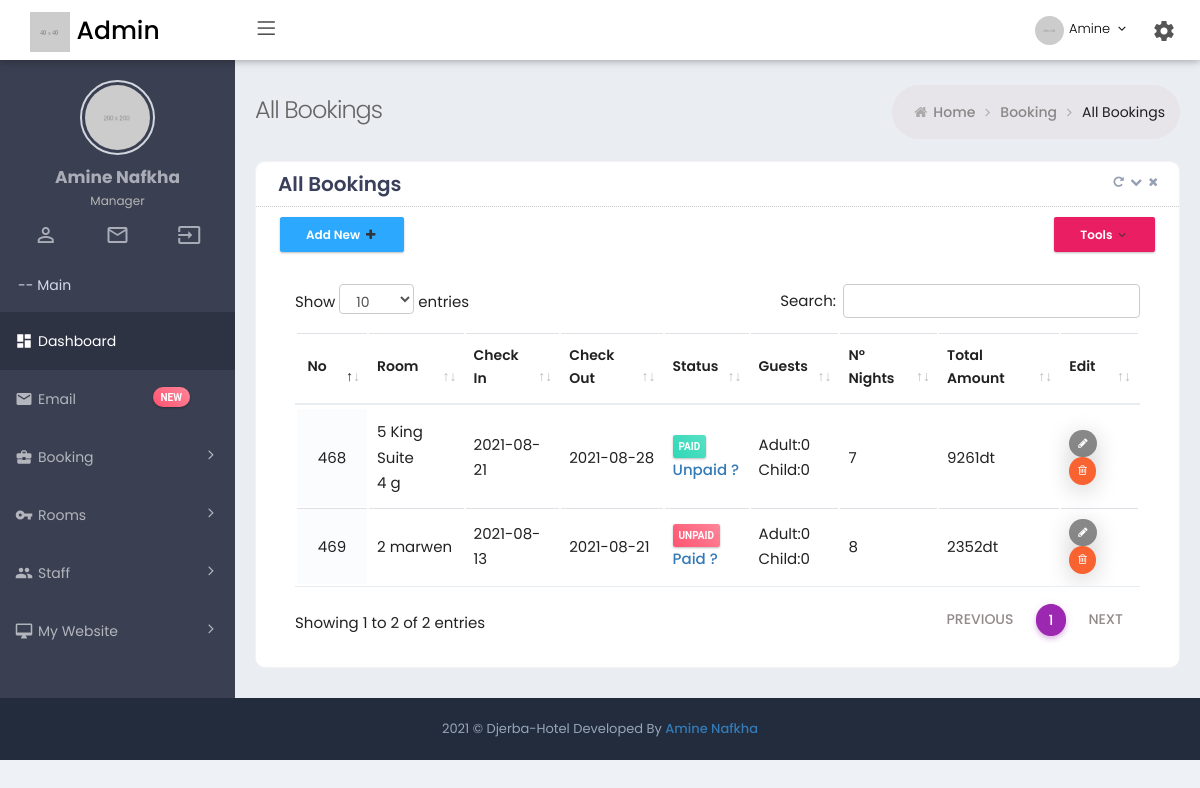
/admin/view_booking.php (signed in), run on the app's committed database.
### tables this page shows
CREATE TABLE `booking` (
  `booking_id` int(200) NOT NULL,
  `total_adult` int(50) NOT NULL,
  `total_children` int(50) NOT NULL,
  `checkin_date` date NOT NULL,
  `checkout_date` date NOT NULL,
  `special_requirement` text NOT NULL,
  `payment_status` varchar(50) NOT NULL,
  `total_amount` double DEFAULT NULL,
  `deposit` double NOT NULL,
  `booking_date` timestamp NOT NULL DEFAULT current_timestamp(),
  `first_name` varchar(30) NOT NULL,
  `last_name` varchar(30) NOT NULL,
  `email` varchar(50) NOT NULL,
  `telephone_no` varchar(30) NOT NULL,
  `add_line1` varchar(100) NOT NULL,
  `add_line2` varchar(100) NOT NULL,
  `city` varchar(30) NOT NULL,
  `state` varchar(30) NOT NULL,
  `postcode` varchar(30) NOT NULL,
  `country` varchar(30) NOT NULL
);

CREATE TABLE `roombook` (
  `booking_id` int(11) NOT NULL,
  `room_id` int(11) NOT NULL,
  `totalroombook` int(11) NOT NULL,
  `id` int(11) NOT NULL
);

CREATE TABLE `room` (
  `room_id` int(255) NOT NULL,
  `total_room` int(255) NOT NULL,
  `occupancy` int(255) DEFAULT NULL,
  `size` varchar(30) DEFAULT NULL,
  `view` varchar(30) DEFAULT NULL,
  `room_name` varchar(50) NOT NULL,
  `descriptions` text DEFAULT NULL,
  `rate` double NOT NULL,
  `imgpath` varchar(100) NOT NULL
);

### admin/view_booking.php (the view, shortened to what this page needs)
<?php
 include "includes/header.php" ;
 include "includes/navbar.php" ;
?>
            <div class="page-content-wrapper">
                <div class="page-content">
                    <div class="page-bar">
                        <div class="page-title-breadcrumb">
                            <div class=" pull-left">
                                <div class="page-title">All Bookings</div>
                            </div>
                            <ol class="breadcrumb page-breadcrumb pull-right">
                                <li><i class="fa fa-home"></i>&nbsp;<a class="parent-item" href="dashboard.php">Home</a>&nbsp;<i class="fa fa-angle-right"></i>
                                </li>
                                <li><a class="parent-item" href="">Booking</a>&nbsp;<i class="fa fa-angle-right"></i>
                                </li>
                                <li class="active">All Bookings</li>
                            </ol>
                        </div>
                    </div>
                     <div class="row">
                        <div class="col-md-12">
                            <div class="card card-box">
                                <div class="card-head">
                                    <header>All Bookings</header>
                                    <div class="tools">
                                        <a class="fa fa-repeat btn-color box-refresh" href="javascript:;"></a>
	                                    <a class="t-collapse btn-color fa fa-chevron-down" href="javascript:;"></a>
	                                    <a class="t-close btn-color fa fa-times" href="javascript:;"></a>
                                    </div>
                                </div>
                                <div class="card-body ">
                                    <div class="row p-b-20">
                                        <div class="col-md-6 col-sm-6 col-6">
                                            <div class="btn-group">
                                                <a href="checkavab.php" id="addRow" class="btn btn-info">
                                                    Add New <i class="fa fa-plus"></i>
                                                </a>
                                            </div>
                                        </div>
                                        <div class="col-md-6 col-sm-6 col-6">
                                            <div class="btn-group pull-right">
                                                <a class="btn deepPink-bgcolor  btn-outline dropdown-toggle" data-toggle="dropdown">Tools
                                                    <i class="fa fa-angle-down"></i>
                                                </a>
                                            </div>
                                        </div>
                                    </div>
                                    <div class="table-scrollable">
									<table class="table table-hover table-checkable order-column full-width" id="example4">
												<thead>
													<tr class="odd gradeX">
														<th>No</th>
														<th>Room</th>
														<th>Check In</th>
														<th>Check Out</th>
														<th>Status</th>
														<th>Guests</th>
														<th>N° Nights</th>
														<th>Total Amount</th>
														<th>Edit</th>
													</tr>
												</thead>
												<tbody id="bookinginfo" >
													<?php
													include "auth.php" ;
															$re = mysqli_query($dbhandle,"select booking.* from booking  ;");
															if(mysqli_num_rows($re) > 0){
																		while ($row = mysqli_fetch_array($re) ){ ?>
								                                                    <tr>
																						<td><?php echo  $row['booking_id']  ?></td>
																						<td><?php
																							$q = mysqli_query($dbhandle,"SELECT roombook.totalroombook AS total, room.room_name AS namee
																							FROM roombook
																							LEFT JOIN room ON roombook.room_id = room.room_id
																							WHERE roombook.booking_id =".$row['booking_id'].";");
																									while($r = mysqli_fetch_array($q))
																														{
																														echo " ".$r['total']." ".$r['namee']." <br>\n";
																														}
																						?></td>
																						<td><?php echo  $row['checkin_date']  ?></td>
																						<td><?php echo  $row['checkout_date']  ?></td>
																						<td>
																							<?php
																							if ( $row['payment_status'] == 'pending') {
																								echo "<span class='label label-sm label-danger'>unpaid </span> <br> <a href='confirmpay.php?id=".$row['booking_id']."' > Paid ? </a> " ;
																							}
																							else {
																								echo "<span class='label label-sm label-success'>Paid </span> <br> <a href='unconfirmpay.php?id=".$row['booking_id']."' > Unpaid ? </a> " ;
																							}
																							?>
																						</td>
																						<td>
																							<?php
																							echo "Adult:".$row['total_adult']."<br>Child:".$row['total_children'];
																							?>
																						</td>
																						<td>
																							<?php
																								$diff = abs(strtotime($row['checkout_date']) - strtotime($row['checkin_date']));
																								$days = ceil(abs($diff / 86400));
																							echo $days;
																							?>
																						</td>
																						<td><?php echo $row['total_amount']?>dt </td>
																						<td>
																							<a href="<?php echo "edit_booking.php?booking=".$row['booking_id'] ;  ?>" class="btn btn-tbl-edit btn-xs">
																								<i class="fa fa-pencil"></i>
																							</a>
																							<a  id="del" class="btn btn-tbl-delete btn-xs" href="<?php echo "delete_booking.php?booking=".$row['booking_id'] ;  ?>" >
																								<i class="fa fa-trash-o "></i>
																						</a>
																						</td>
																					</tr>
																					<?php } } ?>
												</tbody>
											</table>
                                    </div>
                                </div>
                            </div>
                        </div>
                    </div>
                </div>
            </div>
			<?php include "includes/footer.php" ; ?>

### admin/assets/css/material_style.css (style rules this page uses)
.full-width { width: 100% !important; }

### admin/assets/css/responsive.css (style rules this page uses)
@media (min-width:992px) { .page-content-wrapper { float: left; width: 100% } }
@media (min-width:992px) { .page-content-wrapper .page-content { margin-left: 235px; margin-top: 0; min-height: 600px; padding: 25px 20px 10px } }

### admin/assets/css/theme-color.css (style rules this page uses)
:root { --sidebar-color: #ffffff; --sidebar-font-color: #4680ff; --logo-color: #222c3c; --header-color: #6673FC; }

### data on the page
booking: booking_id "468", checkin_date "2021-08-21", checkout_date "2021-08-28", total_adult "0", total_children "0", days "7", total_amount "9261"
roombook: totalroombook "5", room.room_name "King Suite"
roombook: totalroombook "4", room.room_name "g"
booking: booking_id "469", checkin_date "2021-08-13", checkout_date "2021-08-21", total_adult "0", total_children "0", days "8", total_amount "2352"
roombook: totalroombook "2", room.room_name "marwen"
